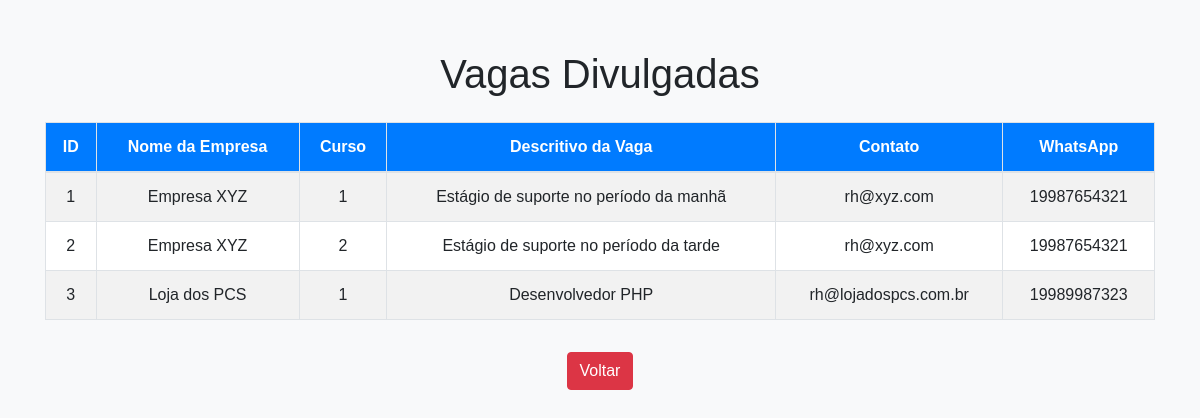
The page /code/visualizar_vaga.php (signed in) on the database its author committed.
### tables this page shows
CREATE TABLE `vagas` (
  `id` int NOT NULL,
  `nome_empresa` varchar(100) NOT NULL,
  `numero_whatsapp` varchar(20) DEFAULT NULL,
  `email_contato` varchar(30) DEFAULT NULL,
  `descritivo_vaga` varchar(255) DEFAULT NULL,
  `curso` varchar(2) NOT NULL
);

### code/visualizar_vaga.php (the view, shortened to what this page needs)
<?php
$url = "localhost";
$dbname = "vagas";
$user = "root";
$pass = "";
try {
    $conexao = new PDO("mysql:host=$url;dbname=$dbname", $user, $pass);
    $conexao->setAttribute(PDO::ATTR_ERRMODE, PDO::ERRMODE_EXCEPTION);
    $declara = $conexao->prepare("SELECT * FROM vagas");
    $declara->execute();
    $vagas = $declara->fetchAll(PDO::FETCH_ASSOC);
} catch (PDOException $p) {
    echo "não foi possível conectar o BD: " . $p->getMessage();
}
?>
<!DOCTYPE html>
<html lang="pt-br">
<head>
    <link rel="stylesheet" href="https://stackpath.bootstrapcdn.com/bootstrap/4.1.3/css/bootstrap.min.css">
</head>
<body>
    <div class="container">
        <h1 class="text-center mb-4">Vagas Divulgadas</h1>
        <?php if (empty($vagas)): ?>
            <div class="alert alert-warning" role="alert">
                Nenhuma vaga encontrada.
            </div>
        <?php else: ?>
            <table class="table table-bordered table-striped">
                <thead class="thead-primary">
                    <tr>
                        <th>ID</th>
                        <th>Nome da Empresa</th>
                        <th>Curso</th>
                        <th>Descritivo da Vaga</th>
                        <th>Contato</th>
                        <th>WhatsApp</th>
                    </tr>
                </thead>
                <tbody>
                    <?php foreach ($vagas as $vaga): ?>
                        <tr>
                            <td><?php echo htmlspecialchars($vaga['id']); ?></td>
                            <td><?php echo htmlspecialchars($vaga['nome_empresa']); ?></td>
                            <td><?php echo htmlspecialchars($vaga['curso']); ?></td>
                            <td><?php echo nl2br(htmlspecialchars($vaga['descritivo_vaga'])); ?></td>
                            <td><?php echo htmlspecialchars($vaga['email_contato']); ?></td>
                            <td><?php echo htmlspecialchars($vaga['numero_whatsapp']); ?></td>
                        </tr>
                    <?php endforeach; ?>
                </tbody>
            </table>
        <?php endif; ?>
        <div class="text-center">
            <a href="home.php" class="btn btn-danger mt-3">Voltar</a>
        </div>
    </div>
</body>
</html>

### code/visualizar_vaga.php (style rules this page uses)
body { font-family: 'Arial', sans-serif; background-color: #f8f9fa; }
.container { margin-top: 50px; }
.table { background-color: #ffffff; }
.thead-primary { background-color: #007bff; color: white; }
.table th, .table td { text-align: center; vertical-align: middle; }

### rows shown on the page
vagas: id "1", nome_empresa "Empresa XYZ", curso "1", descritivo_vaga "Estágio de suporte no período da manhã", email_contato "rh@xyz.com", numero_whatsapp "19987654321"
vagas: id "2", nome_empresa "Empresa XYZ", curso "2", descritivo_vaga "Estágio de suporte no período da tarde", email_contato "rh@xyz.com", numero_whatsapp "19987654321"
vagas: id "3", nome_empresa "Loja dos PCS", curso "1", descritivo_vaga "Desenvolvedor PHP", email_contato "rh@lojadospcs.com.br", numero_whatsapp "19989987323"
